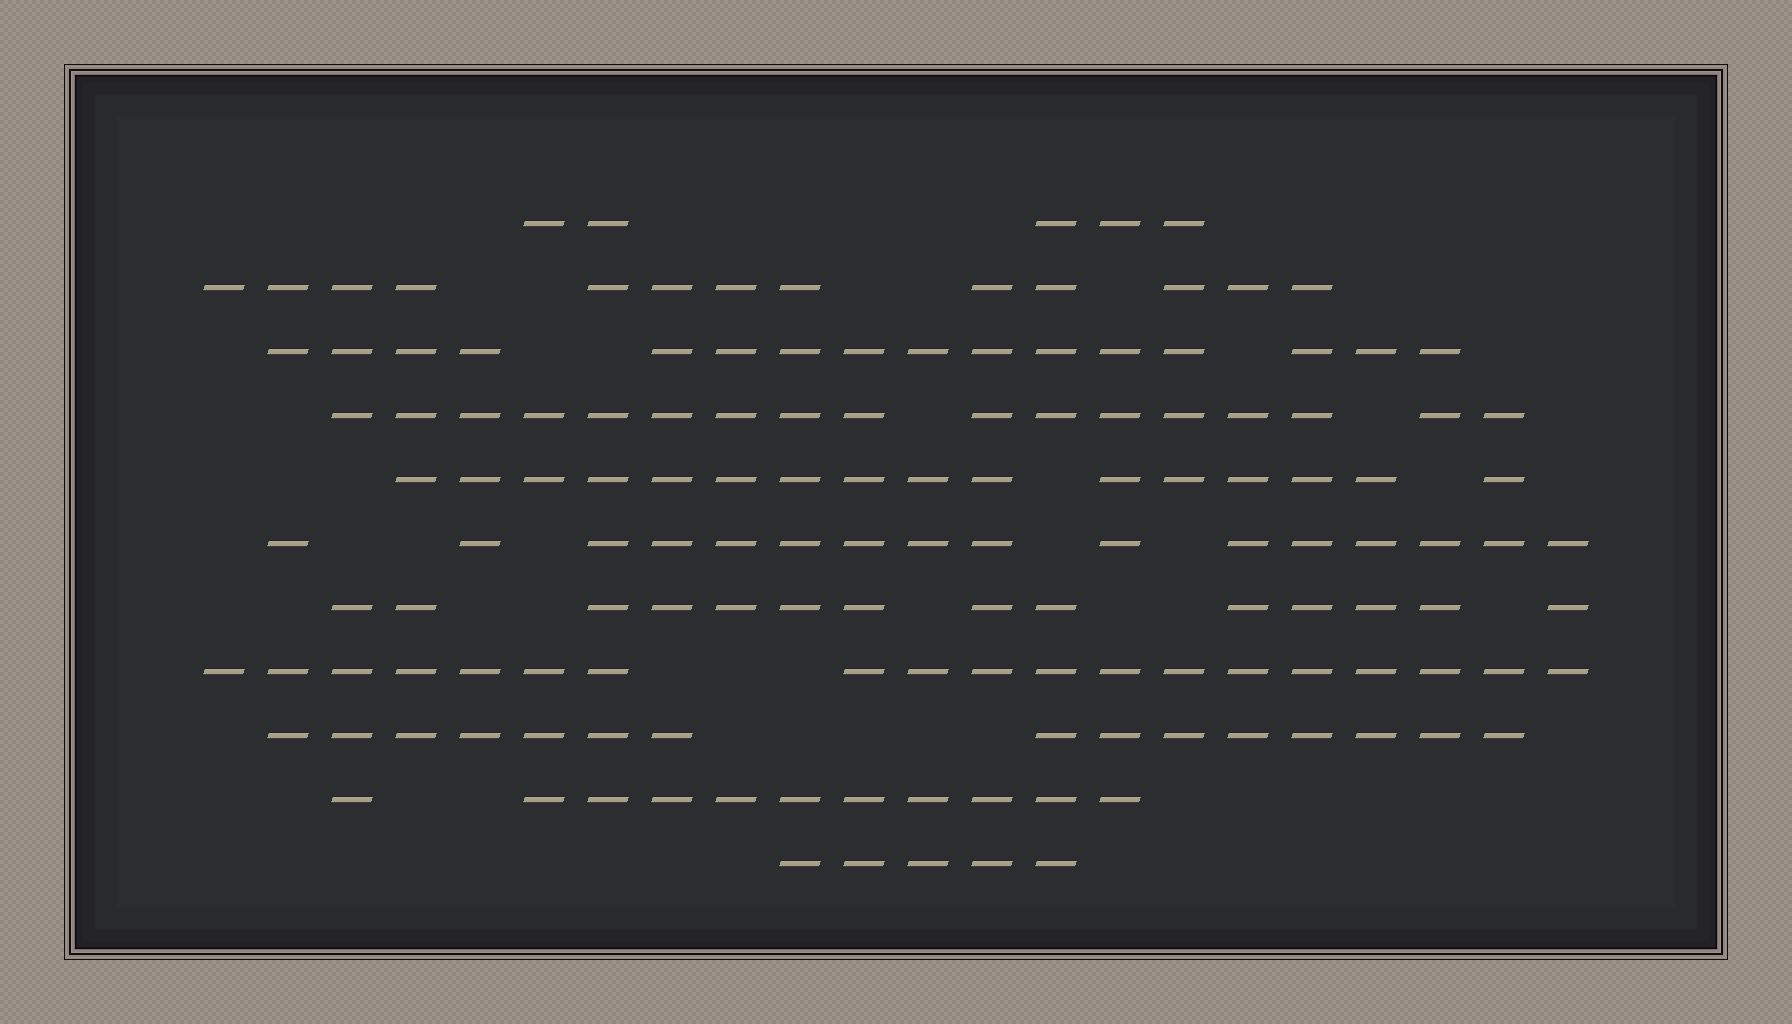

This game map was drawn from its Tiled (.tmx) file and the tilesets committed beside it. A one-line description and the trimmed map source follow:
An orthogonal 28x16 tile map with 64x64 px tiles, 2 tile layers (Mark, Kollision) and 2 objects (spelare_två, spelare_ett).

<map version="1.4" tiledversion="1.4.2" orientation="orthogonal" renderorder="right-down" width="28" height="16" tilewidth="64" tileheight="64" infinite="0" nextlayerid="6" nextobjectid="9">
 <editorsettings>
  <chunksize width="64" height="64" />
 </editorsettings>
 <tileset firstgid="1" name="tilesetVer1.0" tilewidth="64" tileheight="64" tilecount="49" columns="7">
  <image source="tilesetVer1.0.png" width="448" height="448" />
 </tileset>
 <layer id="1" name="Mark" width="28" height="16">
  <data>[448 cells, 364 non-empty, 9 distinct tile ids]</data>
 </layer>
 <objectgroup id="3" name="SpelarSpawn" visible="0">
  <object id="1" name="spelare_två" x="193.03" y="193.77" width="64" height="64" />
  <object id="8" name="spelare_ett" x="193.667" y="769.83" width="64" height="64" />
 </objectgroup>
 <layer id="5" name="Kollision" width="28" height="16">
  <data>[448 cells, 84 non-empty, 1 distinct tile ids]</data>
 </layer>
</map>